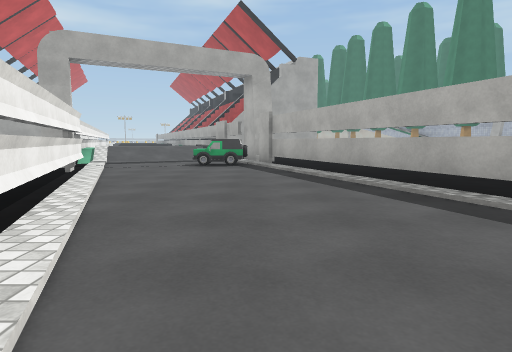
view 1 (above)

24 first-person views from a walk through a 3-D level made in the Unity game engine. The camera is 1.2 m above the floor, tilts 6° down and sees 75° across. The floor is counted in squares, 2 m on a side. Each view is taken from the middle of a square. On the plan, view 1 faces up. The plan holds only what a view shows up to about 10 squares ahead; the rest is blank. The place goes on beyond the plan. Some animated figures are left out. Some surface patterns are stand-ins.

view 2
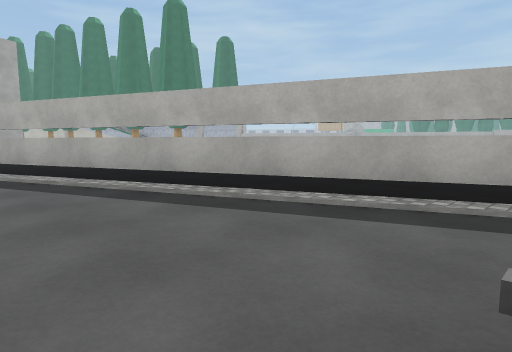

view 3
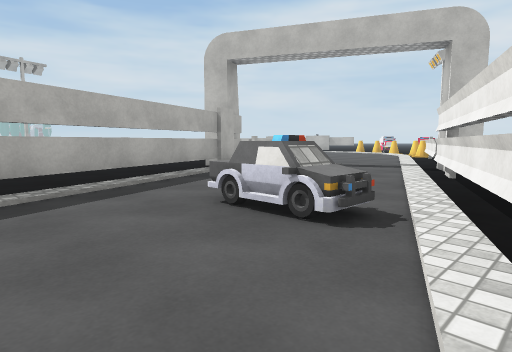

view 4
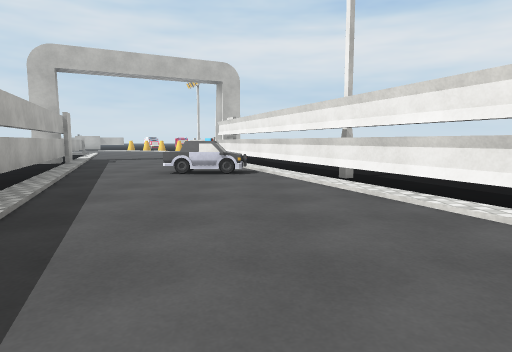

view 5
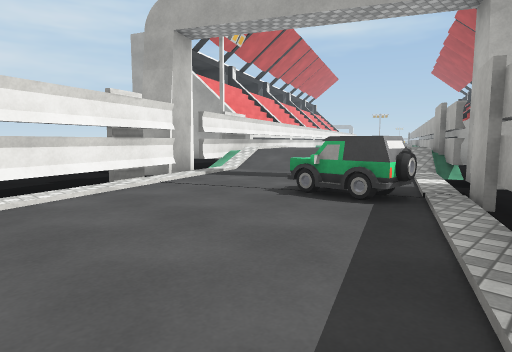

view 6
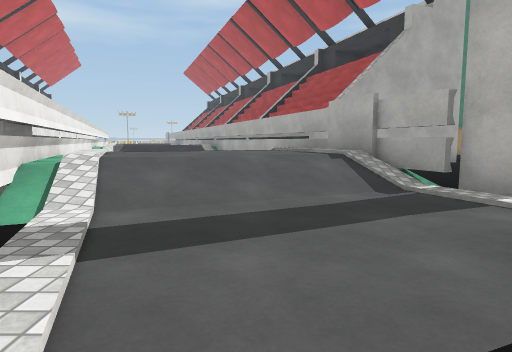

view 7
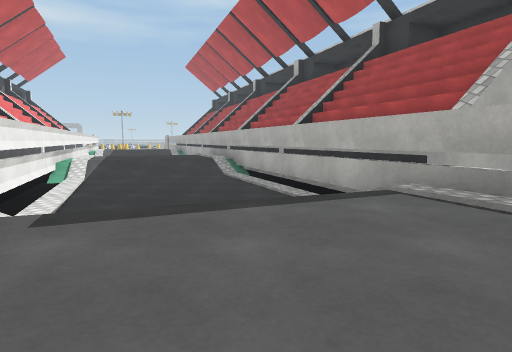

view 8
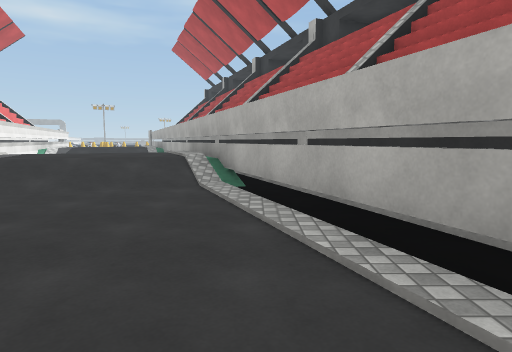

view 9
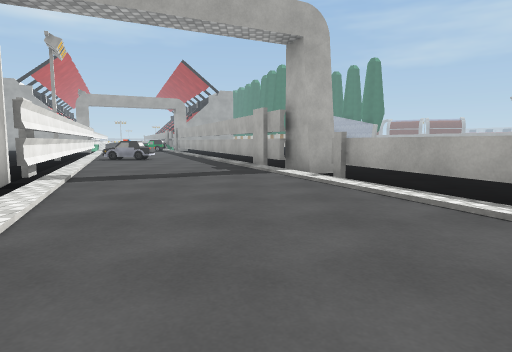

view 10
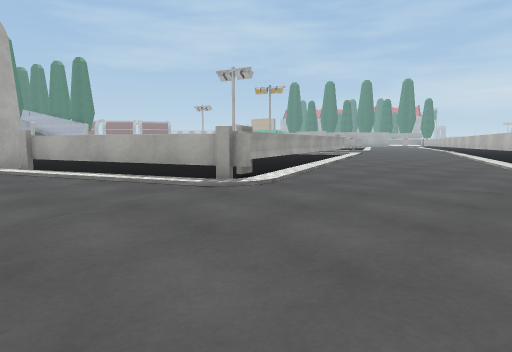

view 11
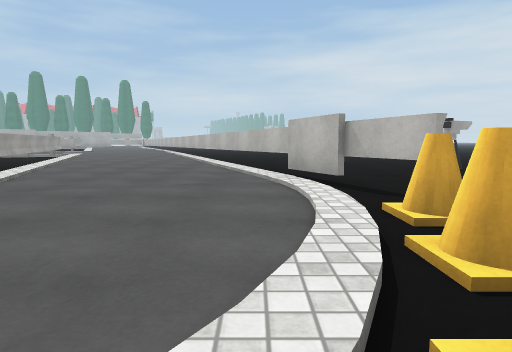

view 12
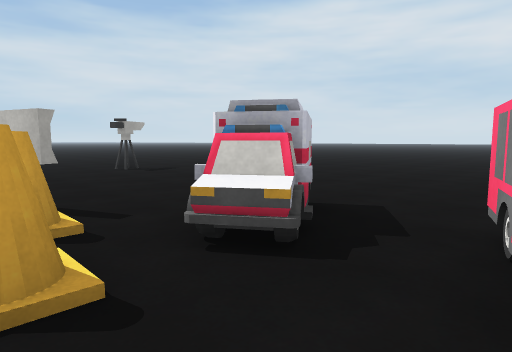

view 13
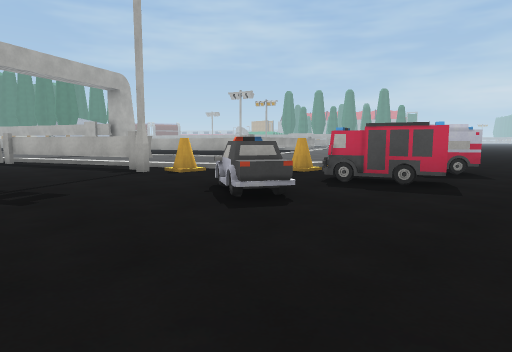

view 14
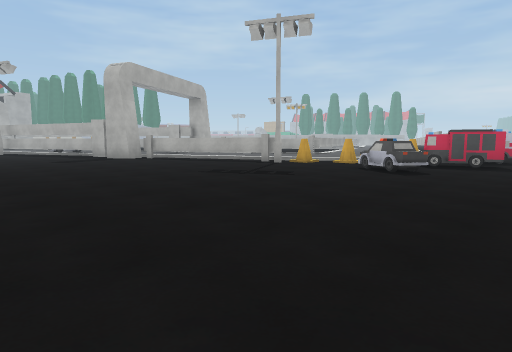

view 15
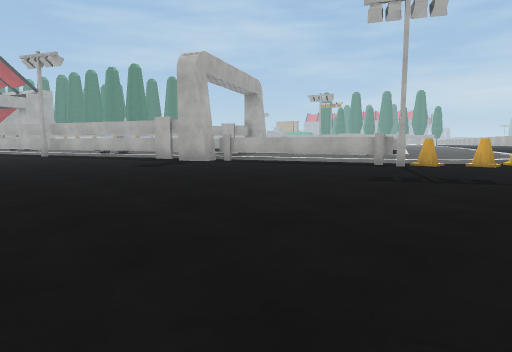

view 16
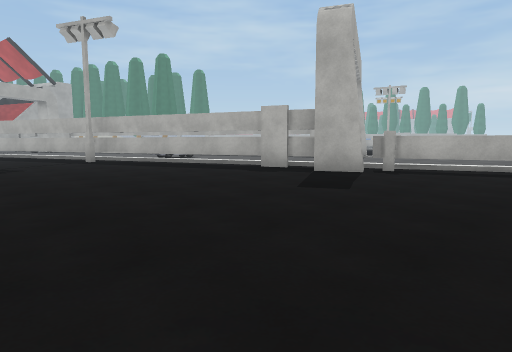

view 17
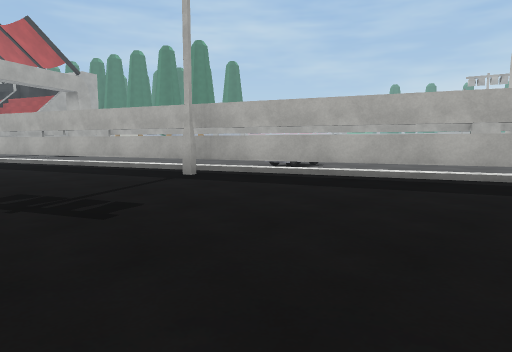

view 18
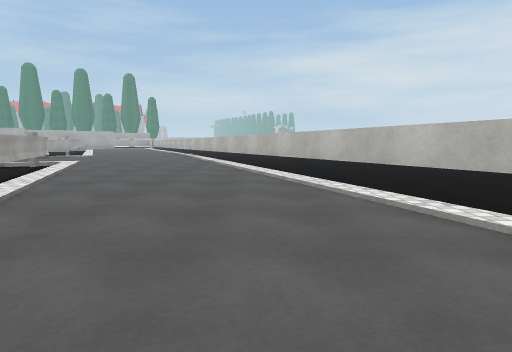

view 19
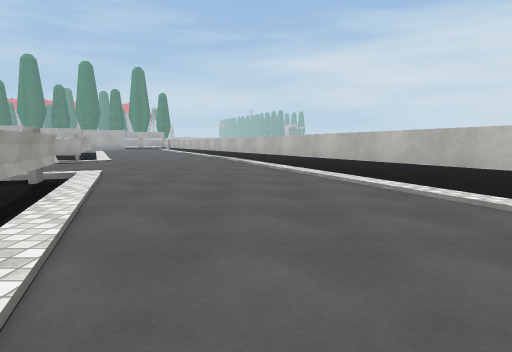

view 20
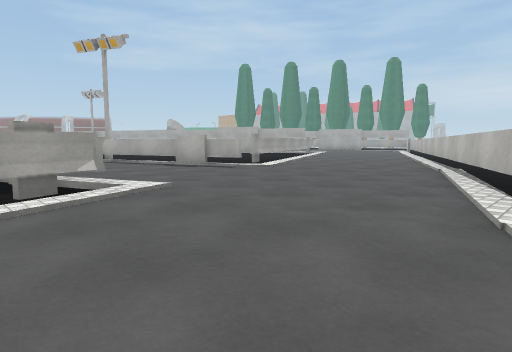

view 21
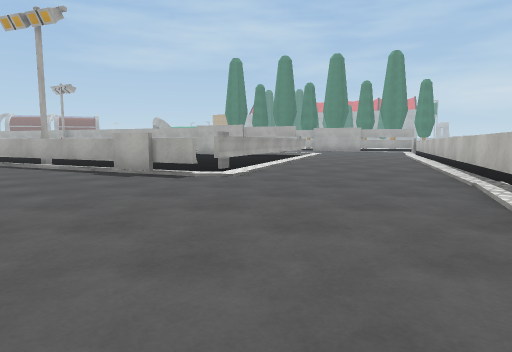

view 22
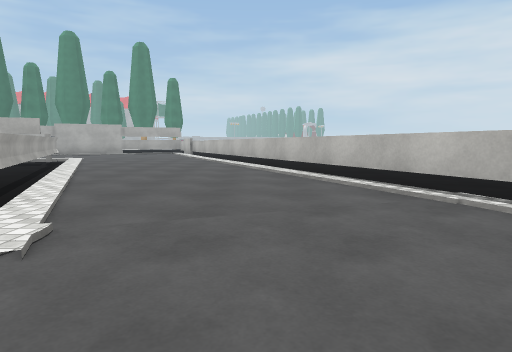

view 23
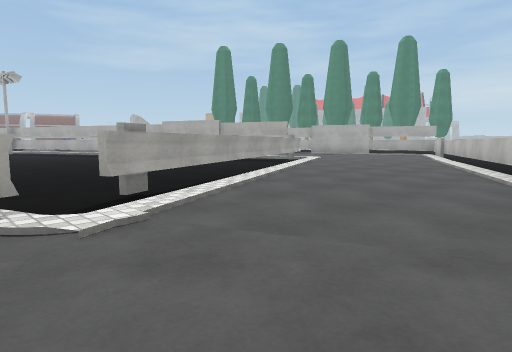

view 24
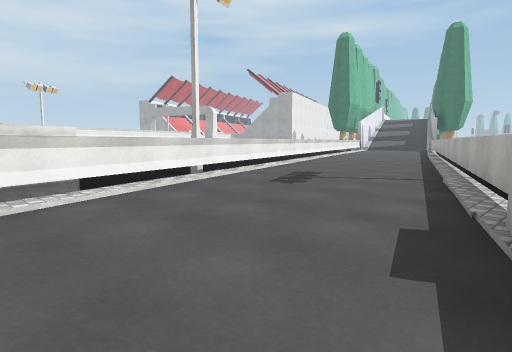

### Floor plan
Key: @ floor where view 1 was taken; # wall or solid block; x gap in a wall; . main floor; : floor 0.75 m higher than the main floor; / step, stairs or slope; = window, fence, low wall or low ledge; ^ raised ledge; T thing the floor can be seen under or through; O other object.
Columns run from 5 left of view 1 to 30 right of it. Each row starts with its distance up from view 1.
 25 #
 24 #
 23 ##
 22 ##
 21 /#
 20 /##
 19 ./#
 18 ..##
 17 ..## ####
 16 ../###..
 15  //#.
 14 //:#...
 13 :::##..
 12 :::/#.
 11 ////##
 10 #/...x..
  9 #....#...
  8 TT..OOT..
  7 .T....T...
  6 .TT...TT..             #
  5  .T....T..            .#
  4  .TT...TT..          ..##   ..
  3  ..T....T..         #...#   ..
  2  ..T....T...       .#...#.....
  1  ..TT...TT..       .#...#O....
  0  ..OT@O..T..       . T...#........##
 -1 ....TT...TT..      .OT...#......###.
 -2 .....T....T...     ..TT..#^.. ###...
 -3 .....T....T....     ..T...^.##/.....
 -4 .....TT...##...       ^...#//.......
 -5 ......T....##..       #...........##
 -6 ......T/.../=...   .###/........TTT.
 -7 ......TT....T.....###.........TTT...
 -8 .......T....TT.####........TTTT....
 -9 .......TT....T^#.........TTT......
-10 ........T..............TTT..  ..
-11 ........#/............TT....
-12 ........OO........TTT.......
-13 .........O//....TTT.........
-14 ...........O/OTTT..........
-15 ........O.OO............
-16  .........OOO.........
-17  ................O....
-18  ......... ... ......

Positions as (right, up) in squares from view 1, and headings:
1: (0, 0), facing up
2: (0, 0), facing up-right
3: (-1, 2), facing down-right
4: (0, 6), facing down
5: (1, 5), facing up-left
6: (-3, 7), facing up
7: (-4, 11), facing up
8: (-4, 15), facing up
9: (5, -11), facing up
10: (5, -13), facing up-right
11: (5, -13), facing right
12: (5, -14), facing down-right
13: (0, -18), facing up-right
14: (-4, -18), facing up-right
15: (-5, -15), facing up-right
16: (-5, -10), facing up-right
17: (-5, -5), facing up-right
18: (9, -11), facing right
19: (12, -9), facing right
20: (16, -10), facing up-right
21: (18, -9), facing up-right
22: (20, -6), facing right
23: (21, -7), facing up-right
24: (21, -5), facing up-left
